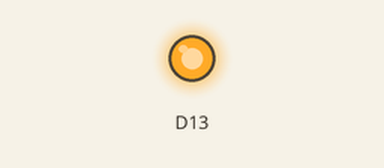
This program was run on a simulated Arduino board driven over Firmata from a computer. Shown: output pins drawn as LEDs (lit = HIGH).

Above: at 6.0 s.
At 8.0 s:
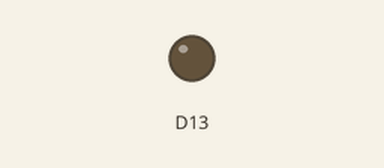
Timing chart, 0 to 10.2 s (numbered marks = the images above):
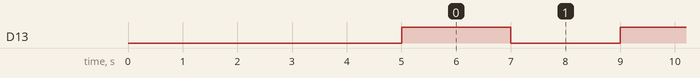

Measured:
- by itself, D13: alternates HIGH for 2.0 s and LOW for 2.0 s

The program:

firmata_led.py
```python
# 아래의 import pyfirmata를 수행하기 위해서는 conda에 의해 생성된 가상환경(control)의 site-packages에 pyfirmata 패키지
#가 설치되어야 함
#(control) > pip install pyfirmata


import pyfirmata as pf
import time

ard = pf.Arduino('COM6') # windows의 장치관리자를 열어 aruduino가 연결된 com 포트를 확인하고 입력
# 상기의 코드는 pf(pyfirmata)에 있는 Arudino() 생성자를 통해 파라미터로 "COM6"를 사용하여 새로운 객체
# ard를 생성하는 것임
ard.get_pin('d:13:o') # ard 객체가 생성되면 get_pin() 메소드를 사용하여 디지털핀 13번을 출력으로 설정

while True:
    ard.digital[13].write(1)  #ard 객체에서 제공하는 digital[13].write()를 사용하여 선택된 13번 핀에 high(1)을 출력함
    time.sleep(2)
    ard.digital[13].write(0)
    time.sleep(2)

# 상기의 while True: 문은 arudino sketch에서 loop() 함수와 마찬가지로 예제에서와 같이 4개의 문장을 무한 반복 수행하는 기능임
```
